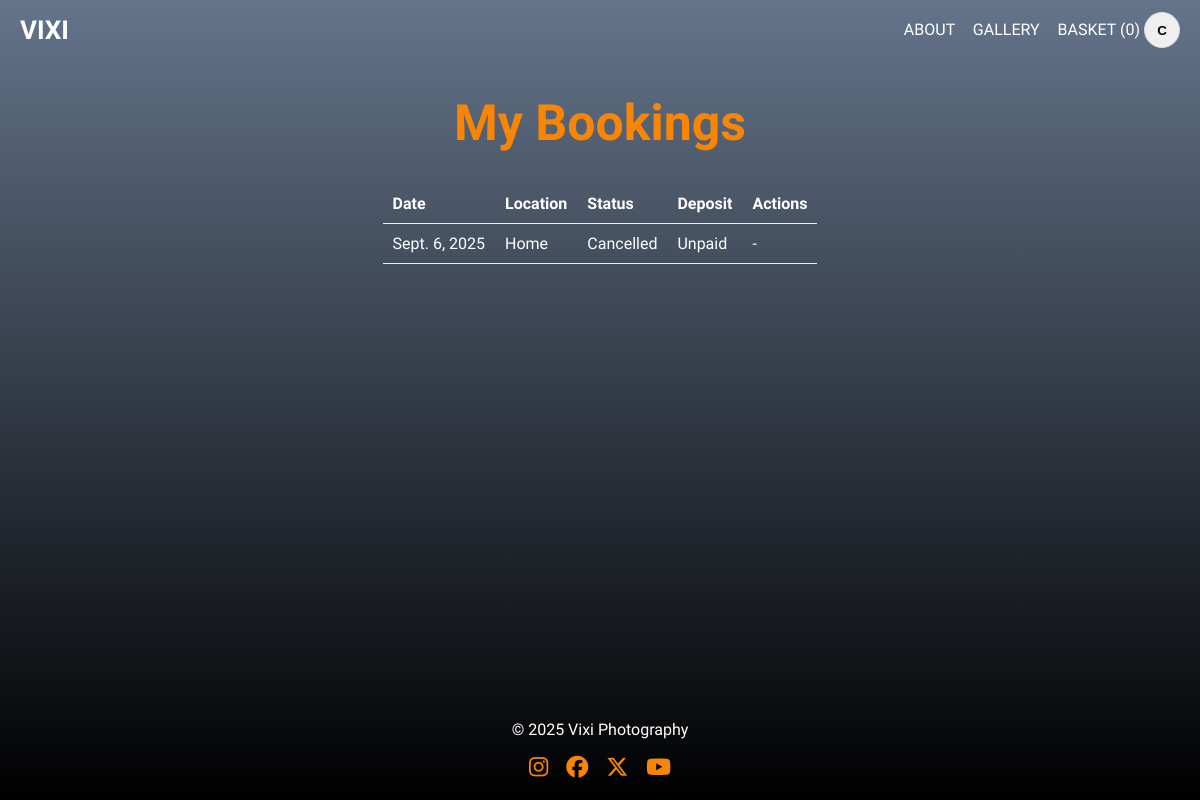
The app's page /orders/bookings/ (signed in), older data.
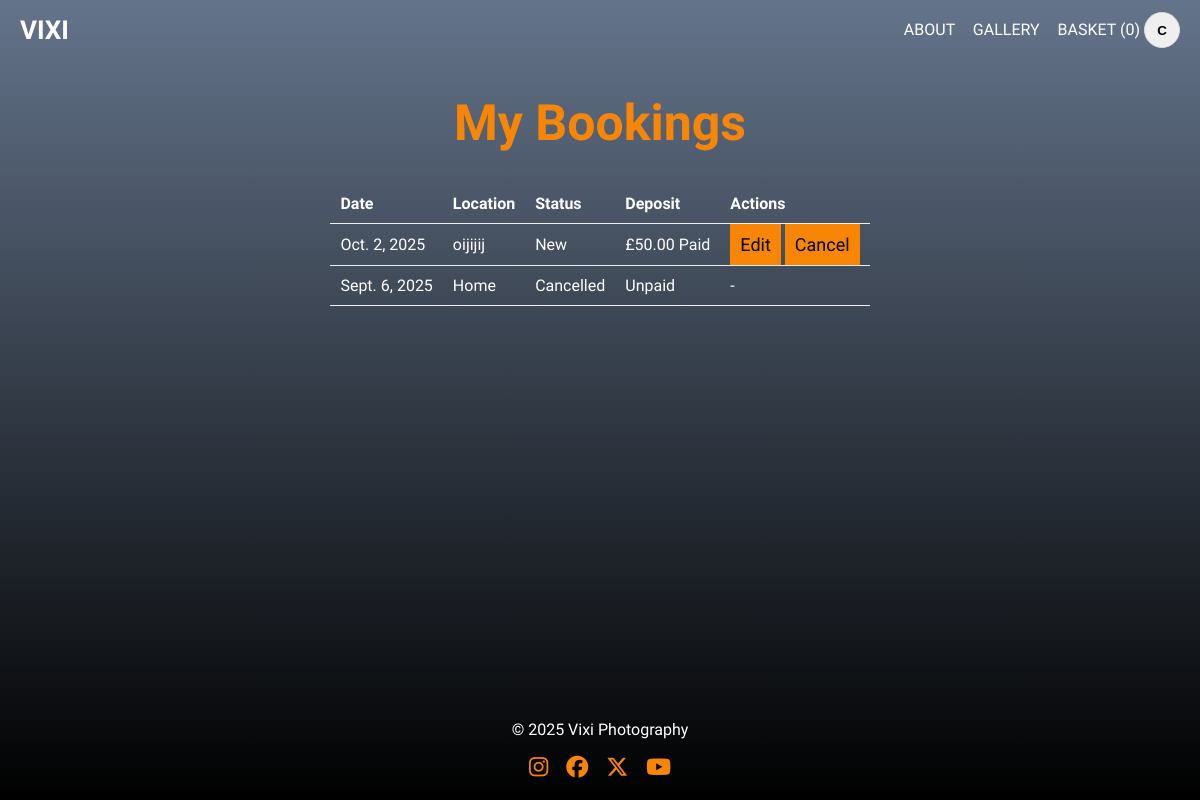
The same page, newer data.
### orders/models.py (models this page shows, shortened)
class BookingRequest(models.Model):
    STATUS = [
        ("new", "New"),
        ("review", "In Review"),
        ("accepted", "Accepted"),
        ("rejected", "Rejected"),
        ("cancelled", "Cancelled"),
    ]
    user = models.ForeignKey(settings.AUTH_USER_MODEL,
                             on_delete=models.CASCADE,
                             related_name='booking_requests')
    event_date = models.DateField()
    location = models.CharField(max_length=200)
    details = models.TextField(blank=True)
    status = models.CharField(max_length=10, choices=STATUS, default='new')
    created_at = models.DateTimeField(auto_now_add=True)
    deposit_pence = models.PositiveIntegerField(default=5000)
    deposit_paid = models.BooleanField(default=False)
    stripe_session_id = models.CharField(max_length=255, blank=True)
    class Meta:
        ordering = ['-created_at']
    def deposit_display(self):
        return f"£{self.deposit_pence/100:.2f}"

### orders/views.py (the view)
# urls.py: path("bookings/", views.my_bookings, name="my_bookings"),
@login_required
def my_bookings(request):
    bookings = BookingRequest.objects.filter(user=request.user)
    return render(request, "orders/my_bookings.html", {"bookings": bookings})

### orders/context_processors.py (called while the page is built)
def cart_count(request):
    cart = request.session.get("cart", {})
    total = 0
    for v in cart.values():
        total += int(v.get("qty", 0)) if isinstance(v, dict) else int(v)
    return {"cart_count": total}

### templates/orders/my_bookings.html (shortened to what this page needs)
{% extends 'base.html' %}
{% block content %}
<h1>My Bookings</h1>
<table class="cart-table">
    <thead>
      <tr>
        <th>Date</th>
        <th>Location</th>
        <th>Status</th>
        <th>Deposit</th>
        <th class="t-right">Actions</th>
      </tr>
    </thead>
    <tbody>
        {% for b in bookings %}
        <tr>
            <td>{{ b.event_date }}</td>
            <td>{{ b.location }}</td>
            <td>{{ b.get_status_display }}</td>
            <td>
              {% if b.deposit_paid %}
                {{ b.deposit_display }} Paid
              {% else %}
                Unpaid
              {% endif %}
            </td>
            <td class="t-right">
                {% if b.status in "new review" %}
                    <a class="btn-book" href="{% url 'edit_booking' b.pk %}">Edit</a>
                    <a class="btn-book" href="{% url 'delete_booking' b.pk %}">Cancel</a>
                {% else %} - {% endif %}
            </td>
        </tr>
        {% empty %}
        <tr><td colspan="5">You have no bookings yet.</td></tr>
        {% endfor %}
    </tbody>
</table>
{% endblock %}

Row changes from the older to the newer data that the page shows:
added BookingRequest: event_date "Oct. 2, 2025", location "oijijij", status "New", deposit_display "£50.00", shows "Edit"
